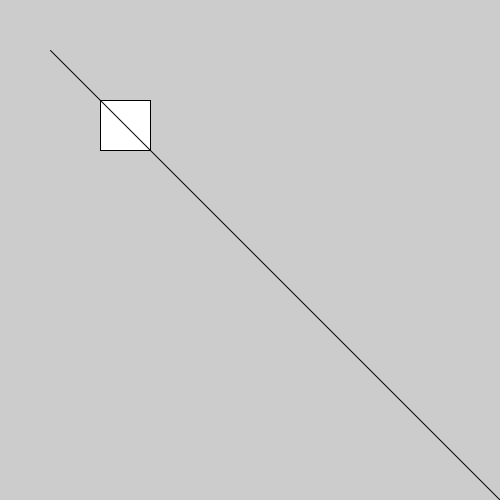
Frame 1 (no input)
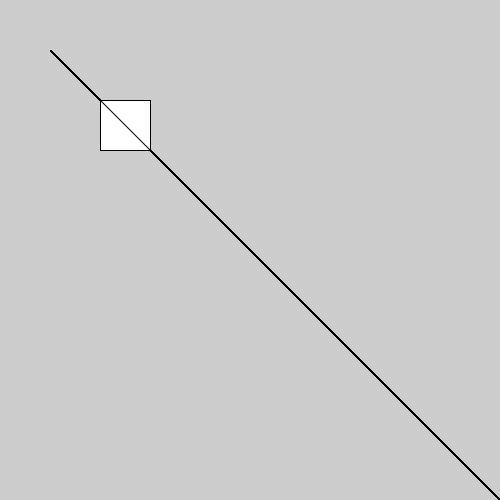
Frame 60 (the mouse pressed at the canvas centre just before this capture)
Frame 120 (the mouse held since frame 60 and released just before this capture): identical to frame 60, image omitted

The Processing sketch that drew these frames (run headless with seeded random() and noise(); from frame 60 on, the mouse is pressed at the canvas centre):

// Processing sketch: sketch_200910a
// ── sketch_200910a.pde
void draw(){
  rect(100,100,50,50);
  line(50,50,500,500);
}

void setup(){
  size(500,500);
}
